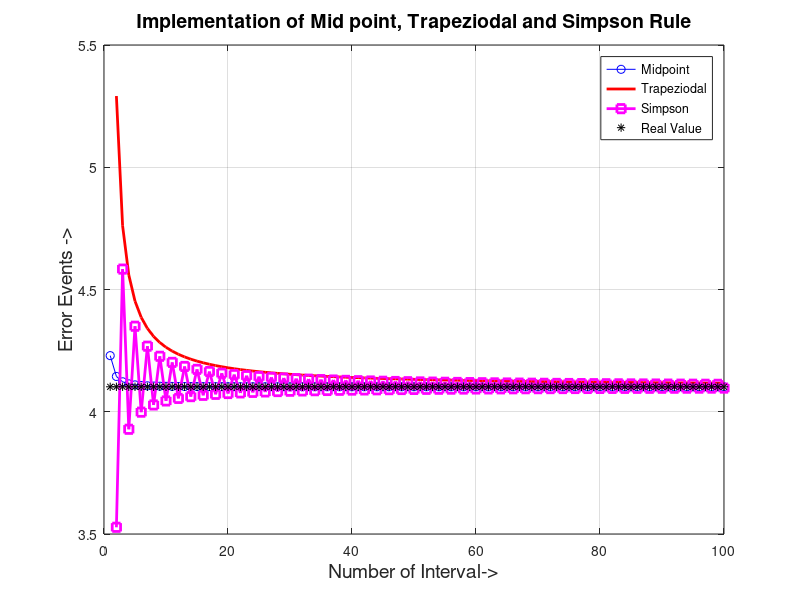

Reproduce this figure in MATLAB.
clc
clear all;

a = 5;
b = 10;
c = 4;

Int_mdp = zeros(1,100);
Int_trpz = zeros(1,100);
Int_simp = zeros(1,100);
for N = 1:100
    
    % Midpoint Rule
    dx = (b-a)/N;
    sum_mdp = 0;
    for p = 1:N
        X = a + p*(dx)-(dx/2); 
        Y = sqrt(((X^2)-(c^2)))/X;
        sum_mdp = sum_mdp + Y*dx;      
    end
    Int_mdp(N) = sum_mdp;
    
    % Trapezoidal Rule
    dx = (b-a)/(N-1);
    sum_trpz = 0;
    for q = 1:N
        X = a + ((q-1)*dx); 
        Y = sqrt(((X^2)-(c^2)))/X;
        if (q == 0)||(q == N)
            coeff = 0.5;
        else
            coeff = 1;
        end
    sum_trpz = sum_trpz + (coeff*Y*dx);
    end
    Int_trpz(N) = sum_trpz;
    
    % Simpson's Rule
    sum_simp = 0;
    for r = 1:N
         X = a + ((r-1)*dx); 
         Y = sqrt(((X^2)-(c^2)))/X;
         if (mod(r,2) == 0)
            coeff = 4;
         else
            coeff = 2;
         end
         if (r == 0)||(r == N)
            coeff = 1;
         end
    sum_simp = sum_simp + (coeff*Y*dx*(1/3));
    end
    Int_simp(N) = sum_simp;
end

ExtInt = ((sqrt(b^2 - c^2)) - (abs(c)*asec(b/c))) - ((sqrt(a^2 - c^2)) - (abs(c)*asec(a/c)));
icf = ExtInt*ones(1,100);
plot(Int_mdp,'-ob');hold on;
plot(Int_trpz,'-r','linewidth',2);hold on;
plot(Int_simp,'-sm','linewidth',2);hold on;
plot(icf,'*k');hold on;
legend('Midpoint','Trapeziodal','Simpson','Real Value');
title('Implementation of Mid point, Trapeziodal and Simpson Rule','fontsize',14);
xlabel('Number of Interval->','fontsize',14);
ylabel ('Error Events ->','fontsize',14);
grid on;